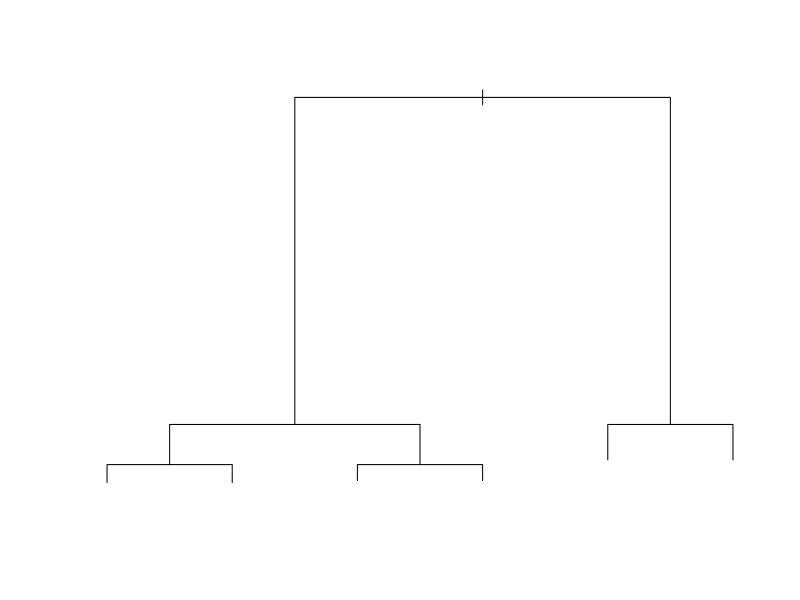
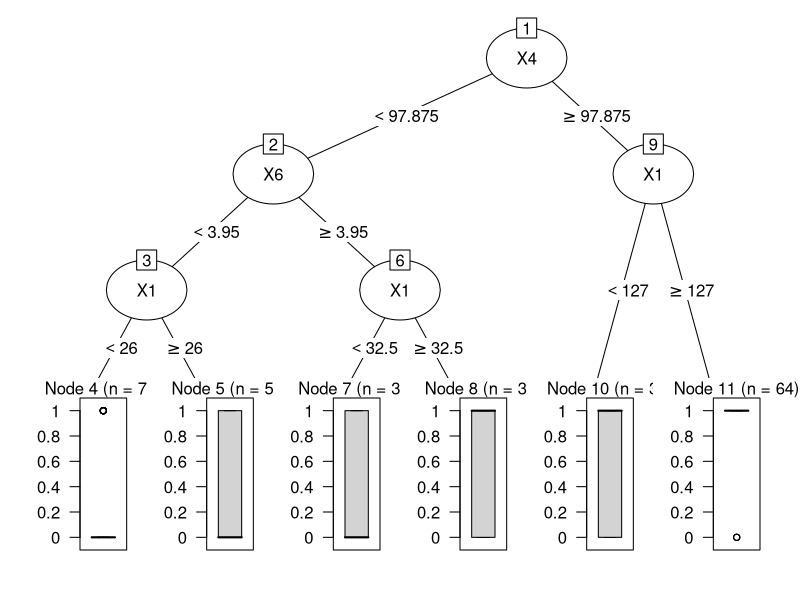

Generate these figures, in order, with R: (Note: this script raises an error after producing the figures.)
Data <- read.csv("ProjectData.csv", header=TRUE, sep= ",")
# str(Data)
#attach create data frame
# attach(Data)
#View(Data)
# str(Data)
library("rpart")
library(tidyverse)

#Data1 <- filter(Data, Group == 0)
# View(Data1)
Data1<- Data
library(mice)
Data1 <- mice(Data1,m=5,maxit=50,meth="pmm",seed=500)
Data1 <- complete(Data1,1)


# Data1$X7[is.na(Data1$X7)] <- mean(Data1$X7[!is.na(Data1$X7)])
# Data1$X6[is.na(Data1$X6)] <- mean(Data1$X6[!is.na(Data1$X6)])
# Data1$X5[is.na(Data1$X5)] <- mean(Data1$X5[!is.na(Data1$X5)])
# Data1$X4[is.na(Data1$X4)] <- mean(Data1$X4[!is.na(Data1$X4)])
# Data1$X3[is.na(Data1$X3)] <- mean(Data1$X3[!is.na(Data1$X3)])
# Data1$X2[is.na(Data1$X2)] <- mean(Data1$X2[!is.na(Data1$X2)])
# Data1$X1[is.na(Data1$X1)] <- mean(Data1$X1[!is.na(Data1$X1)])
# Data1$Y7[is.na(Data1$Y7)] <- mean(Data1$Y7[!is.na(Data1$Y7)])
# Data1$Y6[is.na(Data1$Y6)] <- mean(Data1$Y6[!is.na(Data1$Y6)])
# Data1$Y5[is.na(Data1$Y5)] <- mean(Data1$Y5[!is.na(Data1$Y5)])
# Data1$Y4[is.na(Data1$Y4)] <- mean(Data1$Y4[!is.na(Data1$Y4)])
# Data1$Y3[is.na(Data1$Y3)] <- mean(Data1$Y3[!is.na(Data1$Y3)])
# Data1$Y2[is.na(Data1$Y2)] <- mean(Data1$Y2[!is.na(Data1$Y2)])
# Data1$Y1[is.na(Data1$Y1)] <- mean(Data1$Y1[!is.na(Data1$Y1)])

##########################################################
DT_Model <- rpart(Response~X1+X2+X3+X4+X5+X6+X7+Y1+Y2+Y3+Y4+Y5+Y6+Y7,data=Data1,control=rpart.control(minsplit=60,minbucket=30, maxdepth=4 ))
plot(DT_Model)

library("partykit")
plot(as.party(DT_Model))
# attach(Data1)
Target=ifelse(Response==1,'Y','N')
# View(Target)
Data2 <- data.frame(Data1,Target)

s <- sample(296,236)
train <- Data2[s,]
test <- Data2[-s,]
##########################################################
# str(Data)
# View(Data)
# View(Data1)
DT_Model2<-rpart(Target~X1+X2+X3+X4+X5+X6+X7+Y1+Y2+Y3+Y4+Y5+Y6+Y7, data=train, control=rpart.control(minsplit=60, minbucket=30,maxdepth=10 ))
plot(as.party(DT_Model2))

 print(DT_Model2$cptable)
# 
 opt <- which.min(DT_Model2$cptable [, "xerror"]) 
# 
 cp <- DT_Model2$cptable [opt,"CP"]
 DT_Model2_pruned <- prune(DT_Model2, cp=cp)
 plot(as.party(DT_Model2_pruned))


# DT_Model3<-rpart(Target~X1+X2+X3+X4+X5+X6+X7+Y1+Y2+Y3+Y4+Y5+Y6+Y7, data=train, method = "class")
p <- predict(DT_Model2_pruned,test,type="class")
table(test[,18],p)
############################################################
DT_Model3<-rpart(Target~X1+X2+X3+X4+X5+X6+X7+Y1+Y2+Y3+Y4+Y5+Y6+Y7, data=Data2, control=rpart.control(minsplit=60, minbucket=30,maxdepth=10 ))
plot(as.party(DT_Model3))

print(DT_Model3$cptable)
# 
opt <- which.min(DT_Model3$cptable [, "xerror"]) 
# 
cp <- DT_Model3$cptable [opt,"CP"]
DT_Model3_pruned <- prune(DT_Model3, cp=cp)
plot(as.party(DT_Model3_pruned))
